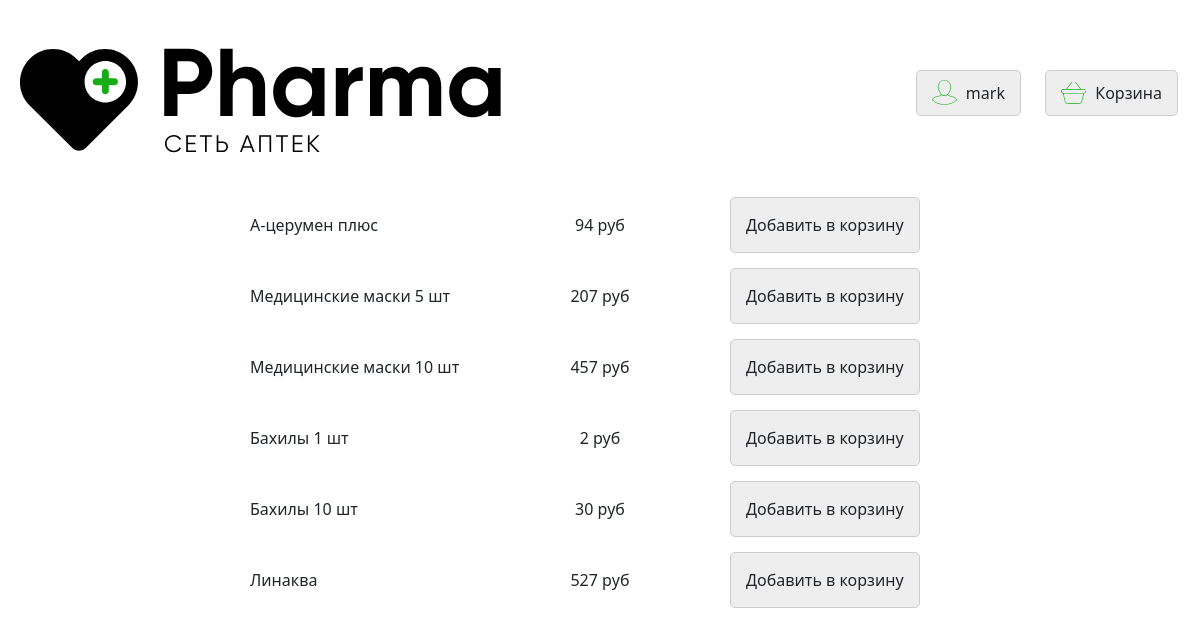
/hygiene (signed in), run on the app's committed database.
### data/users.py (models this page shows, shortened)
class User(SqlAlchemyBase, UserMixin):
    __tablename__ = 'users'
    id = sqlalchemy.Column(sqlalchemy.Integer,
                           primary_key=True, autoincrement=True)
    name = sqlalchemy.Column(sqlalchemy.String, nullable=True)
    email = sqlalchemy.Column(sqlalchemy.String,
                              index=True, unique=True, nullable=True)
    hashed_password = sqlalchemy.Column(sqlalchemy.String, nullable=True)

### data/hygiene_menu.py (models this page shows)
class Hygiene(SqlAlchemyBase):
    __tablename__ = 'hygiene'
    id = sqlalchemy.Column(sqlalchemy.Integer,
                           primary_key=True, autoincrement=True)
    title = sqlalchemy.Column(sqlalchemy.String, unique=True, nullable=True)
    price = sqlalchemy.Column(sqlalchemy.INT, nullable=True)

### main.py (the view)
@app.route('/hygiene')
def hygiene_assortiment():
    db_sess = db_session.create_session()
    menu = db_sess.query(Hygiene)
    return render_template("hygiene_menu.html", menu=menu)

### data/db_session.py (called while the page is built)
def create_session() -> Session:
    global __factory
    return __factory()

### main.py (called while the page is built)
@login_manager.user_loader
def load_user(user_id):
    db_sess = db_session.create_session()
    return db_sess.query(User).get(user_id)

### templates/hygiene_menu.html (shortened to what this page needs)
{% extends "header.html" %}
{% block head %}
    <link href="https://cdn.jsdelivr.net/npm/bootstrap@5.1.3/dist/css/bootstrap.min.css" rel="stylesheet"
>
    <link href="{{ url_for('static', filename='css/crown.css') }}" rel="stylesheet">
    <link href="{{ url_for('static', filename='css/header.css') }}" rel="stylesheet">
    <link href="{{ url_for('static', filename='css/catalog.css') }}" rel="stylesheet">
{% endblock %}
{% block header_button %}
    {% if current_user.is_authenticated %}
        <a href="http://127.0.0.1:8080/logout" class="header__button">
            <img src="{{ url_for('static', filename='img/user.svg') }}">
            {{ current_user.name }}
        </a>        <a href="http://127.0.0.1:8080/basket" class="header__button">
        <img src="{{ url_for('static', filename='img/basket.svg') }}">
        Корзина
    </a>
    {% else %}
        <a href="http://127.0.0.1:8080/login" class="header__button">Вход</a>
        <a href="http://127.0.0.1:8080/registration" class="header__button">Регистрация
        </a>
    {% endif %}
{% endblock %}
{% block unheader %}
    <div class="catalog">
        {% for item in menu %}
            <div class="flex flex_align_center">
                <div class=" flex flex_column catalog_item">
                    {{ item.title }}<br>
                </div>
                <div class="catalog_item flex flex_center">
                    {{ item.price }} руб<br>
                </div>
                <div class="catalog_item flex flex_align_center">
                    {% if current_user.is_authenticated %}
                        <a href="/add_basket/hygiene/{{ item.title }}_{{ item.price }}" class="button__item_h">
                            Добавить в корзину
                        </a>
                    {% else %}
                        <button  class="button__item" disabled class="button__item">
                            Добавить в корзину
                        </button>
                    {% endif %}
                </div>
            </div>
        {% endfor %}
    </div>
{% endblock %}

### static/css/crown.css (style rules this page uses)
a { color: inherit; text-decoration: none; background: transparent; }
.flex { display: -webkit-flex; display: flex; }
.flex_align_center { align-items: center; }
.flex_center { justify-content: center; }
.flex_column { flex-direction: column; }

### static/css/header.css (style rules this page uses)
.header__button { display: inline-block; margin: 0 10px 15px; border-radius: 5px; border: 1px solid #ccc; background-color: #eee; padding: 10px 15px; text-align: center; }
.header__button img { width: 25px; height: auto; margin-right: 5px; margin-top: -9px; margin-bottom: -5px; }

### static/css/catalog.css (style rules this page uses)
.catalog { padding-top: 30px; }
.catalog_item { width: calc(20% - 20px); margin: 0 10px 15px; }
.button__item_h { display: block; border-radius: 5px; border: 1px solid #ccc; background-color: #eee; padding: 15px 15px; text-align: center; }

### data on the page
User: name "mark"
Hygiene: title "А-церумен плюс", price "94"
Hygiene: title "Медицинские маски 5 шт", price "207"
Hygiene: title "Медицинские маски 10 шт", price "457"
Hygiene: title "Бахилы 1 шт", price "2"
Hygiene: title "Бахилы 10 шт", price "30"
Hygiene: title "Линаква", price "527"
